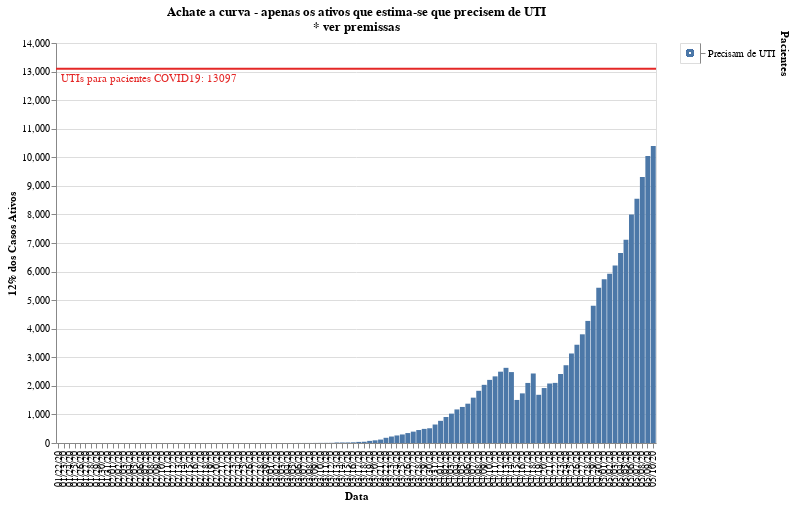

The notebook cell this image was saved under:
### Code cell
#hide_input
selection = alt.selection_multi(fields=[STATE_COLUMN], on='mouseover')
color = alt.condition(selection,
                    alt.Color(STATE_COLUMN+':N', 
                              scale=alt.Scale(scheme='tableau20', reverse=False), legend=None),
                              alt.value('#ffbf79')
                     )

chart = alt.Chart(df).mark_bar().encode(
    x=alt.X(DATE_COLUMN+':O', axis=alt.Axis(title=DATE_COLUMN)),
    y=alt.Y(ACTIVE_COLUMN, axis=alt.Axis(title="{:.0f}".format(CASES_NEED_ICU*100)+"% dos "+ACTIVE_COLUMN)),
    color=color,
    tooltip=[DATE_COLUMN, STATE_COLUMN, ACTIVE_COLUMN],
    order=alt.Order(
    STATE_COLUMN,
    sort='ascending'
    )
).properties(
    title=[
        "Achate a curva - apenas os ativos que estima-se que precisem de UTI",
        " * ver premissas"
    ]
).add_selection(
    selection
)

legend = alt.Chart(df).mark_point().encode(
    y=alt.Y(STATE_COLUMN+':N', axis=alt.Axis(orient='right')),
    color=color
)

x1line = alt.Chart(pd.DataFrame({'y': [TOTAL_AVAILABLE_ICU]})).mark_rule(color='#e42726', strokeWidth=2).encode(
    y='y:Q'
)
text1 = x1line.mark_text(align='left', x=5, dy=10, color='#e42726', strokeWidth=1).encode(
    text=alt.value("UTIs para pacientes COVID19: "+"{:.0f}".format(TOTAL_AVAILABLE_ICU))
)

chart.properties(width=CHART_WIDTH, height=CHART_HEIGHT) + x1line + text1 | legend

### Figure 1 — Vega-Lite specification as saved in the notebook (floating-point values rounded to 4 significant figures)
{"config": {"view": {"continuousWidth": 400, "continuousHeight": 300}}, "hconcat": [{"layer": [{"data": {"name": "data-d02234cae1ff752a4acbdb89a9e2b675"}, "mark": "bar", "encoding": {"color": {"condition": {"type": "nominal", "field": "Pacientes", "legend": null, "scale": {"reverse": false, "scheme": "tableau20"}, "selection": "selector001"}, "value": "#ffbf79"}, "order": {"type": "nominal", "field": "Pacientes", "sort": "ascending"}, "tooltip": [{"type": "nominal", "field": "Data"}, {"type": "nominal", "field": "Pacientes"}, {"type": "quantitative", "field": "Casos Ativos"}], "x": {"type": "ordinal", "axis": {"title": "Data"}, "field": "Data"}, "y": {"type": "quantitative", "axis": {"title": "12% dos Casos Ativos"}, "field": "Casos Ativos"}}, "height": 400, "selection": {"selector001": {"type": "multi", "fields": ["Pacientes"], "on": "mouseover"}}, "title": ["Achate a curva - apenas os ativos que estima-se que precisem de UTI", " * ver premissas"], "width": 600}, {"data": {"name": "data-34d9b806eba4af7cf55b2faaa85e55a5"}, "mark": {"type": "rule", "color": "#e42726", "strokeWidth": 2}, "encoding": {"y": {"type": "quantitative", "field": "y"}}}, {"data": {"name": "data-34d9b806eba4af7cf55b2faaa85e55a5"}, "mark": {"type": "text", "align": "left", "color": "#e42726", "dy": 10, "strokeWidth": 1, "x": 5}, "encoding": {"text": {"value": "UTIs para pacientes COVID19: 13097"}, "y": {"type": "quantitative", "field": "y"}}}]}, {"data": {"name": "data-d02234cae1ff752a4acbdb89a9e2b675"}, "mark": "point", "encoding": {"color": {"condition": {"type": "nominal", "field": "Pacientes", "legend": null, "scale": {"reverse": false, "scheme": "tableau20"}, "selection": "selector001"}, "value": "#ffbf79"}, "y": {"type": "nominal", "axis": {"orient": "right"}, "field": "Pacientes"}}}], "$schema": "https://vega.github.io/schema/vega-lite/v4.8.1.json", "datasets": {"data-d02234cae1ff752a4acbdb89a9e2b675": [{"Estado": "actives", "Data": "01/22/20", "Casos Ativos": 0.0, "Pacientes": "Precisam de UTI"}, {"Estado": "actives", "Data": "01/23/20", "Casos Ativos": 0.0, "Pacientes": "Precisam de UTI"}, {"Estado": "actives", "Data": "01/24/20", "Casos Ativos": 0.0, "Pacientes": "Precisam de UTI"}, {"Estado": "actives", "Data": "01/25/20", "Casos Ativos": 0.0, "Pacientes": "Precisam de UTI"}, {"Estado": "actives", "Data": "01/26/20", "Casos Ativos": 0.0, "Pacientes": "Precisam de UTI"}, {"Estado": "actives", "Data": "01/27/20", "Casos Ativos": 0.0, "Pacientes": "Precisam de UTI"}, {"Estado": "actives", "Data": "01/28/20", "Casos Ativos": 0.0, "Pacientes": "Precisam de UTI"}, {"Estado": "actives", "Data": "01/29/20", "Casos Ativos": 0.0, "Pacientes": "Precisam de UTI"}, {"Estado": "actives", "Data": "01/30/20", "Casos Ativos": 0.0, "Pacientes": "Precisam de UTI"}, {"Estado": "actives", "Data": "01/31/20", "Casos Ativos": 0.0, "Pacientes": "Precisam de UTI"}, {"Estado": "actives", "Data": "02/01/20", "Casos Ativos": 0.0, "Pacientes": "Precisam de UTI"}, {"Estado": "actives", "Data": "02/02/20", "Casos Ativos": 0.0, "Pacientes": "Precisam de UTI"}, {"Estado": "actives", "Data": "02/03/20", "Casos Ativos": 0.0, "Pacientes": "Precisam de UTI"}, {"Estado": "actives", "Data": "02/04/20", "Casos Ativos": 0.0, "Pacientes": "Precisam de UTI"}, {"Estado": "actives", "Data": "02/05/20", "Casos Ativos": 0.0, "Pacientes": "Precisam de UTI"}, {"Estado": "actives", "Data": "02/06/20", "Casos Ativos": 0.0, "Pacientes": "Precisam de UTI"}, {"Estado": "actives", "Data": "02/07/20", "Casos Ativos": 0.0, "Pacientes": "Precisam de UTI"}, {"Estado": "actives", "Data": "02/08/20", "Casos Ativos": 0.0, "Pacientes": "Precisam de UTI"}, {"Estado": "actives", "Data": "02/09/20", "Casos Ativos": 0.0, "Pacientes": "Precisam de UTI"}, {"Estado": "actives", "Data": "02/10/20", "Casos Ativos": 0.0, "Pacientes": "Precisam de UTI"}, {"Estado": "actives", "Data": "02/11/20", "Casos Ativos": 0.0, "Pacientes": "Precisam de UTI"}, {"Estado": "actives", "Data": "02/12/20", "Casos Ativos": 0.0, "Pacientes": "Precisam de UTI"}, {"Estado": "actives", "Data": "02/13/20", "Casos Ativos": 0.0, "Pacientes": "Precisam de UTI"}, {"Estado": "actives", "Data": "02/14/20", "Casos Ativos": 0.0, "Pacientes": "Precisam de UTI"}, {"Estado": "actives", "Data": "02/15/20", "Casos Ativos": 0.0, "Pacientes": "Precisam de UTI"}, {"Estado": "actives", "Data": "02/16/20", "Casos Ativos": 0.0, "Pacientes": "Precisam de UTI"}, {"Estado": "actives", "Data": "02/17/20", "Casos Ativos": 0.0, "Pacientes": "Precisam de UTI"}, {"Estado": "actives", "Data": "02/18/20", "Casos Ativos": 0.0, "Pacientes": "Precisam de UTI"}, {"Estado": "actives", "Data": "02/19/20", "Casos Ativos": 0.0, "Pacientes": "Precisam de UTI"}, {"Estado": "actives", "Data": "02/20/20", "Casos Ativos": 0.0, "Pacientes": "Precisam de UTI"}, {"Estado": "actives", "Data": "02/21/20", "Casos Ativos": 0.0, "Pacientes": "Precisam de UTI"}, {"Estado": "actives", "Data": "02/22/20", "Casos Ativos": 0.0, "Pacientes": "Precisam de UTI"}, {"Estado": "actives", "Data": "02/23/20", "Casos Ativos": 0.0, "Pacientes": "Precisam de UTI"}, {"Estado": "actives", "Data": "02/24/20", "Casos Ativos": 0.0, "Pacientes": "Precisam de UTI"}, {"Estado": "actives", "Data": "02/25/20", "Casos Ativos": 0.0, "Pacientes": "Precisam de UTI"}, {"Estado": "actives", "Data": "02/26/20", "Casos Ativos": 0.0, "Pacientes": "Precisam de UTI"}, {"Estado": "actives", "Data": "02/27/20", "Casos Ativos": 0.0, "Pacientes": "Precisam de UTI"}, {"Estado": "actives", "Data": "02/28/20", "Casos Ativos": 0.0, "Pacientes": "Precisam de UTI"}, {"Estado": "actives", "Data": "02/29/20", "Casos Ativos": 0.0, "Pacientes": "Precisam de UTI"}, {"Estado": "actives", "Data": "03/01/20", "Casos Ativos": 0.0, "Pacientes": "Precisam de UTI"}, {"Estado": "actives", "Data": "03/02/20", "Casos Ativos": 0.0, "Pacientes": "Precisam de UTI"}, {"Estado": "actives", "Data": "03/03/20", "Casos Ativos": 0.0, "Pacientes": "Precisam de UTI"}, {"Estado": "actives", "Data": "03/04/20", "Casos Ativos": 0.0, "Pacientes": "Precisam de UTI"}, {"Estado": "actives", "Data": "03/05/20", "Casos Ativos": 0.0, "Pacientes": "Precisam de UTI"}, {"Estado": "actives", "Data": "03/06/20", "Casos Ativos": 2.0, "Pacientes": "Precisam de UTI"}, {"Estado": "actives", "Data": "03/07/20", "Casos Ativos": 2.0, "Pacientes": "Precisam de UTI"}, {"Estado": "actives", "Data": "03/08/20", "Casos Ativos": 2.0, "Pacientes": "Precisam de UTI"}, {"Estado": "actives", "Data": "03/09/20", "Casos Ativos": 3.0, "Pacientes": "Precisam de UTI"}, {"Estado": "actives", "Data": "03/10/20", "Casos Ativos": 4.0, "Pacientes": "Precisam de UTI"}, {"Estado": "actives", "Data": "03/11/20", "Casos Ativos": 5.0, "Pacientes": "Precisam de UTI"}, {"Estado": "actives", "Data": "03/12/20", "Casos Ativos": 6.0, "Pacientes": "Precisam de UTI"}, {"Estado": "actives", "Data": "03/13/20", "Casos Ativos": 18.0, "Pacientes": "Precisam de UTI"}, {"Estado": "actives", "Data": "03/14/20", "Casos Ativos": 18.0, "Pacientes": "Precisam de UTI"}, {"Estado": "actives", "Data": "03/15/20", "Casos Ativos": 19.0, "Pacientes": "Precisam de UTI"}, {"Estado": "actives", "Data": "03/16/20", "Casos Ativos": 24.0, "Pacientes": "Precisam de UTI"}, {"Estado": "actives", "Data": "03/17/20", "Casos Ativos": 38.0, "Pacientes": "Precisam de UTI"}, {"Estado": "actives", "Data": "03/18/20", "Casos Ativos": 44.0, "Pacientes": "Precisam de UTI"}, {"Estado": "actives", "Data": "03/19/20", "Casos Ativos": 74.0, "Pacientes": "Precisam de UTI"}, {"Estado": "actives", "Data": "03/20/20", "Casos Ativos": 94.0, "Pacientes": "Precisam de UTI"}, {"Estado": "actives", "Data": "03/21/20", "Casos Ativos": 120.0, "Pacientes": "Precisam de UTI"}, {"Estado": "actives", "Data": "03/22/20", "Casos Ativos": 182.0, "Pacientes": "Precisam de UTI"}, {"Estado": "actives", "Data": "03/23/20", "Casos Ativos": 227.0, "Pacientes": "Precisam de UTI"}, {"Estado": "actives", "Data": "03/24/20", "Casos Ativos": 264.0, "Pacientes": "Precisam de UTI"}, {"Estado": "actives", "Data": "03/25/20", "Casos Ativos": 299.0, "Pacientes": "Precisam de UTI"}, {"Estado": "actives", "Data": "03/26/20", "Casos Ativos": 348.0, "Pacientes": "Precisam de UTI"}, {"Estado": "actives", "Data": "03/27/20", "Casos Ativos": 398.0, "Pacientes": "Precisam de UTI"}, {"Estado": "actives", "Data": "03/28/20", "Casos Ativos": 454.0, "Pacientes": "Precisam de UTI"}, {"Estado": "actives", "Data": "03/29/20", "Casos Ativos": 494.0, "Pacientes": "Precisam de UTI"}, {"Estado": "actives", "Data": "03/30/20", "Casos Ativos": 516.0, "Pacientes": "Precisam de UTI"}, {"Estado": "actives", "Data": "03/31/20", "Casos Ativos": 647.0, "Pacientes": "Precisam de UTI"}, {"Estado": "actives", "Data": "04/01/20", "Casos Ativos": 776.0, "Pacientes": "Precisam de UTI"}, {"Estado": "actives", "Data": "04/02/20", "Casos Ativos": 911.0, "Pacientes": "Precisam de UTI"}, {"Estado": "actives", "Data": "04/03/20", "Casos Ativos": 1028.0, "Pacientes": "Precisam de UTI"}, {"Estado": "actives", "Data": "04/04/20", "Casos Ativos": 1175.0, "Pacientes": "Precisam de UTI"}, {"Estado": "actives", "Data": "04/05/20", "Casos Ativos": 1262.0, "Pacientes": "Precisam de UTI"}, {"Estado": "actives", "Data": "04/06/20", "Casos Ativos": 1376.0, "Pacientes": "Precisam de UTI"}, {"Estado": "actives", "Data": "04/07/20", "Casos Ativos": 1587.0, "Pacientes": "Precisam de UTI"}, {"Estado": "actives", "Data": "04/08/20", "Casos Ativos": 1827.0, "Pacientes": "Precisam de UTI"}, {"Estado": "actives", "Data": "04/09/20", "Casos Ativos": 2036.0, "Pacientes": "Precisam de UTI"}, {"Estado": "actives", "Data": "04/10/20", "Casos Ativos": 2209.0, "Pacientes": "Precisam de UTI"}, {"Estado": "actives", "Data": "04/11/20", "Casos Ativos": 2332.0, "Pacientes": "Precisam de UTI"}, {"Estado": "actives", "Data": "04/12/20", "Casos Ativos": 2496.0, "Pacientes": "Precisam de UTI"}, {"Estado": "actives", "Data": "04/13/20", "Casos Ativos": 2631.0, "Pacientes": "Precisam de UTI"}, {"Estado": "actives", "Data": "04/14/20", "Casos Ativos": 2482.0, "Pacientes": "Precisam de UTI"}, {"Estado": "actives", "Data": "04/15/20", "Casos Ativos": 1507.0, "Pacientes": "Precisam de UTI"}, {"Estado": "actives", "Data": "04/16/20", "Casos Ativos": 1737.0, "Pacientes": "Precisam de UTI"}, {"Estado": "actives", "Data": "04/17/20", "Casos Ativos": 2102.0, "Pacientes": "Precisam de UTI"}, {"Estado": "actives", "Data": "04/18/20", "Casos Ativos": 2433.0, "Pacientes": "Precisam de UTI"}, {"Estado": "actives", "Data": "04/19/20", "Casos Ativos": 1687.0, "Pacientes": "Precisam de UTI"}, {"Estado": "actives", "Data": "04/20/20", "Casos Ativos": 1923.0, "Pacientes": "Precisam de UTI"}, {"Estado": "actives", "Data": "04/21/20", "Casos Ativos": 2082.0, "Pacientes": "Precisam de UTI"}, {"Estado": "actives", "Data": "04/22/20", "Casos Ativos": 2104.0, "Pacientes": "Precisam de UTI"}, {"Estado": "actives", "Data": "04/23/20", "Casos Ativos": 2416.0, "Pacientes": "Precisam de UTI"}, {"Estado": "actives", "Data": "04/24/20", "Casos Ativos": 2722.0, "Pacientes": "Precisam de UTI"}, {"Estado": "actives", "Data": "04/25/20", "Casos Ativos": 3133.0, "Pacientes": "Precisam de UTI"}, {"Estado": "actives", "Data": "04/26/20", "Casos Ativos": 3439.0, "Pacientes": "Precisam de UTI"}, {"Estado": "actives", "Data": "04/27/20", "Casos Ativos": 3804.0, "Pacientes": "Precisam de UTI"}, {"Estado": "actives", "Data": "04/28/20", "Casos Ativos": 4273.0, "Pacientes": "Precisam de UTI"}, {"Estado": "actives", "Data": "04/29/20", "Casos Ativos": 4805.0, "Pacientes": "Precisam de UTI"}, {"Estado": "actives", "Data": "04/30/20", "Casos Ativos": 5430.0, "Pacientes": "Precisam de UTI"}, {"Estado": "actives", "Data": "05/01/20", "Casos Ativos": 5730.0, "Pacientes": "Precisam de UTI"}, {"Estado": "actives", "Data": "05/02/20", "Casos Ativos": 5928.0, "Pacientes": "Precisam de UTI"}, {"Estado": "actives", "Data": "05/03/20", "Casos Ativos": 6214.0, "Pacientes": "Precisam de UTI"}, {"Estado": "actives", "Data": "05/04/20", "Casos Ativos": 6653.0, "Pacientes": "Precisam de UTI"}, {"Estado": "actives", "Data": "05/05/20", "Casos Ativos": 7116.0, "Pacientes": "Precisam de UTI"}, {"Estado": "actives", "Data": "05/06/20", "Casos Ativos": 7998.0, "Pacientes": "Precisam de UTI"}, {"Estado": "actives", "Data": "05/07/20", "Casos Ativos": 8548.0, "Pacientes": "Precisam de UTI"}, {"Estado": "actives", "Data": "05/08/20", "Casos Ativos": 9310.0, "Pacientes": "Precisam de UTI"}, {"Estado": "actives", "Data": "05/09/20", "Casos Ativos": 10050.0, "Pacientes": "Precisam de UTI"}, {"Estado": "actives", "Data": "05/10/20", "Casos Ativos": 10390.0, "Pacientes": "Precisam de UTI"}], "data-34d9b806eba4af7cf55b2faaa85e55a5": [{"y": 13100.0}]}}
